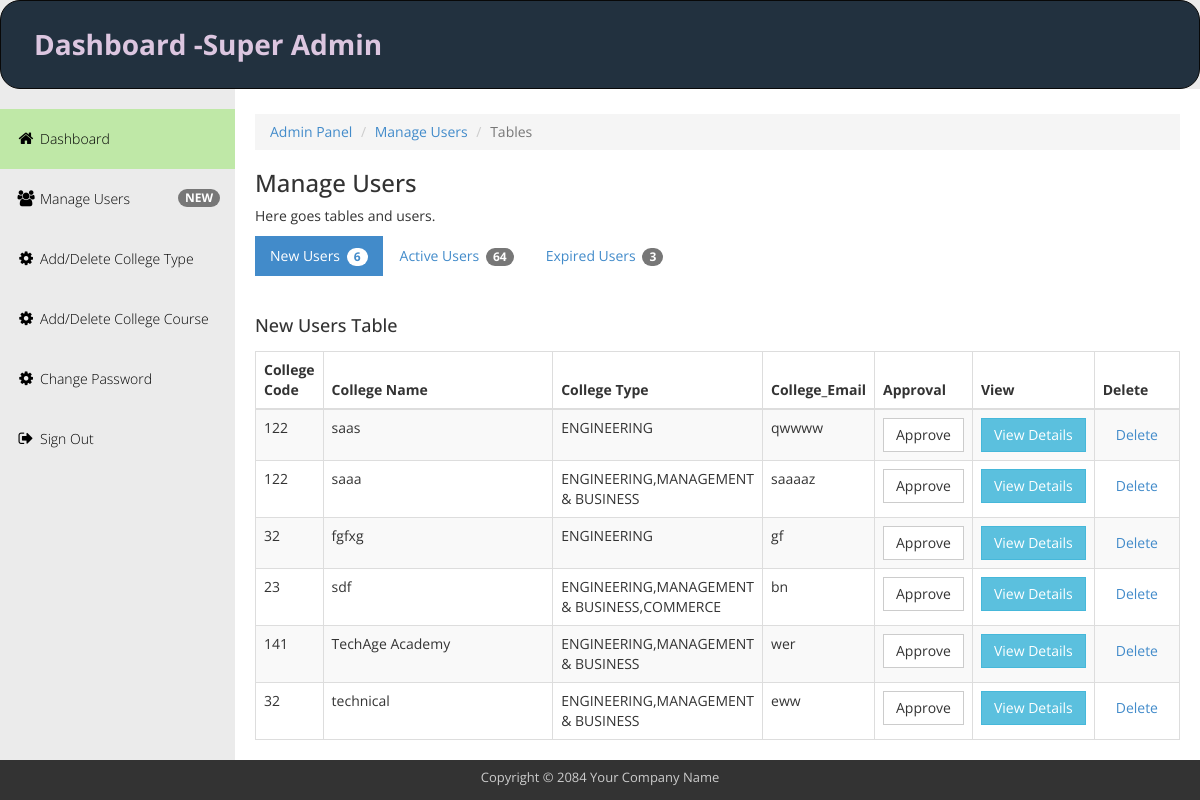
Page /SuperAdmin/tables.php (signed in) on the committed database.
### tables this page shows
CREATE TABLE IF NOT EXISTS `college_detail` (
  `id` int(15) NOT NULL,
  `college_code` int(10) NOT NULL,
  `college_name` varchar(150) NOT NULL,
  `college_rank` int(200) NOT NULL,
  `college_type` varchar(100) NOT NULL,
  `college_est` int(15) NOT NULL,
  `college_courses` varchar(100) NOT NULL,
  `college_faculty` int(20) NOT NULL,
  `college_batch` int(15) NOT NULL,
  `college_pcompany` varchar(40) NOT NULL,
  `college_approved` varchar(40) NOT NULL,
  `college_admode` varchar(20) NOT NULL,
  `college_hostel` varchar(20) NOT NULL,
  `college_hosac` varchar(20) NOT NULL,
  `college_library` varchar(20) NOT NULL,
  `college_address` varchar(50) NOT NULL,
  `college_city` varchar(150) NOT NULL,
  `college_state` varchar(150) NOT NULL,
  `college_pincode` int(6) NOT NULL,
  `college_rlystn` int(4) NOT NULL,
  `college_busstn` int(6) NOT NULL,
  `college_website` varchar(50) NOT NULL,
  `college_contact` int(10) NOT NULL,
  `college_email` varchar(50) NOT NULL,
  `password` varchar(100) NOT NULL,
  `approved` int(2) NOT NULL DEFAULT '0',
  `deleted` int(2) NOT NULL DEFAULT '0',
  `deleted_by` varchar(250) NOT NULL,
  `total_rate` int(250) NOT NULL DEFAULT '0',
  `total_count` int(250) NOT NULL DEFAULT '0',
  `ratings` int(250) NOT NULL DEFAULT '0',
  `visited` int(100) NOT NULL DEFAULT '0',
  `meta` varchar(500) NOT NULL
);

### SuperAdmin/tables.php (the view, shortened to what this page needs)
<?php
$sql_new = "SELECT * FROM college_detail WHERE approved= 0 AND deleted= 0";
$result_new = mysql_query($sql_new) OR DIE(mysql_error());
$count_new  = mysql_num_rows($result_new);
$sql_active = "SELECT * FROM college_detail WHERE approved= 1 AND deleted= 0";
$result_active = mysql_query($sql_active) OR DIE(mysql_error());
$count_active  = mysql_num_rows($result_active);
$sql_expired = "SELECT * FROM college_detail WHERE deleted= 1 AND approved= 0";
$result_expired = mysql_query($sql_expired) OR DIE(mysql_error());
$count_expired  = mysql_num_rows($result_expired);
?>
<!DOCTYPE html>
<head>
  <link rel="stylesheet" href="css/templatemo_main.css">
</head>
<body>
  <div class="navbar navbar-inverse" role="navigation">
      <div class="navbar-header">
        <div class="logo"><h1>Dashboard -Super Admin</h1></div>
      </div>
    </div>
    <div class="template-page-wrapper">
      <div class="navbar-collapse collapse templatemo-sidebar">
        <ul class="templatemo-sidebar-menu">
          <li class="active"><a href="index.php"><i class="fa fa-home"></i>Dashboard</a></li>
          <li><a href="tables.php"><i class="fa fa-users"></i><span class="badge pull-right">NEW</span>Manage Users</a></li>
          <li><a href="add_college_type.php"><i class="fa fa-cog"></i>Add/Delete College Type</a></li>
          <li><a href="add_college_courses.php"><i class="fa fa-cog"></i>Add/Delete College Course</a></li>
          <li><a href="change_password.php"><i class="fa fa-cog"></i>Change Password</a></li>
          <li><a href="javascript:;" data-toggle="modal" data-target="#confirmModal"><i class="fa fa-sign-out"></i>Sign Out</a></li>
        </ul>
      </div>
      <div class="templatemo-content-wrapper">
        <div class="templatemo-content">
          <ol class="breadcrumb">
            <li><a href="index.html">Admin Panel</a></li>
            <li><a href="#">Manage Users</a></li>
            <li class="active">Tables</li>
          </ol>
          <h1>Manage Users</h1>
          <p>Here goes tables and users.</p>
          <div class="row margin-bottom-30">
            <div class="col-md-12">
              <ul class="nav nav-pills">
                <li class="active"><a href="tables.php">New Users <span class="badge"><?php echo $count_new; ?></span></a></li>
                <li><a href="tables_active.php">Active Users <span class="badge"><?php echo $count_active; ?></span></a></li>
                <li><a href="tables_expired.php">Expired Users <span class="badge"><?php echo $count_expired; ?></span></a></li>
            </div>
          </div>
          <div class="row">
            <div class="col-md-12">
              <div class="table-responsive">
                <h4 class="margin-bottom-15">New Users Table</h4>
                <table class="table table-striped table-hover table-bordered">
                  <thead>
                    <tr>
                      <th>College Code</th>
                      <th width="300px">College Name</th>
                      <th>College Type</th>
                      <th>College_Email</th>
                      <th>Approval</th>
                      <th>View</th>
                      <th>Delete</th>
                    </tr>
                  </thead>
                  <tbody>
                    <?php while($row_new = mysql_fetch_array($result_new)) { ?>
                    <tr>
                      <td><?php echo $row_new['college_code'];   ?></td>
                      <td><?php echo $row_new['college_name'];   ?></td>
                      <td><?php echo $row_new['college_type'];   ?></td>
                      <td><?php echo $row_new['college_email'];   ?></td>
                      <td><a href="http://localhost/shashank/SuperAdmin/tables.php?code=<?php echo $row_new['college_email']; ?>" name="approve" class="btn btn-default">Approve</a></td>
                      <td>
                        <div class="btn-group">
                          <a href= "../college_details.php?" ><button type="button" class="btn btn-info">View Details</button></a>
                        </div>
                      </td>
                      <td><a href="http://localhost/shashank/SuperAdmin/tables.php?code2=<?php echo $row_new['id']; ?>" name="Delete" class="btn btn-link">Delete</a></td>
                    </tr>
                    <?php } ?>
                  </tbody>
                </table>
              </div>
          </div>
        </div>
      </div>
      <footer class="templatemo-footer">
        <div class="templatemo-copyright">
          <p>Copyright &copy; 2084 Your Company Name </p>
        </div>
      </footer>
    </div>
</div>
  </body>
</html>

### SuperAdmin/css/templatemo_main.css (style rules this page uses)
* { font-family: 'Open Sans', sans-serif; }
body { background-color: rgb(235,235,235); }
h1 { font-size: 24px; }
.logo { display: inline-block; }
.logo h1 { font-size: 28px; font-weight: bolder; margin: 10px 15px; color: #dcc6e0; padding: 18px; }
.templatemo-content-wrapper { float: left; width: 100%; }
.templatemo-content { margin-left: 235px; margin-top: 0px; min-height: 600px; padding: 25px 20px 0 20px; background-color: white; overflow-x: hidden; }
.templatemo-footer { clear: both; font-size: 13px; padding: 8px 0 5px 0; text-align: center; color: #ccc; background-color: #333; }
.margin-bottom-15 { margin-bottom: 15px; }
.margin-bottom-30 { margin-bottom: 30px; }
.navbar { margin-bottom: 0; border-radius: 20px; background-color: #22313f; }
.navbar-header { color: rgb(127,127,127); }
.templatemo-sidebar { padding: 0; margin-top: 20px; }
.templatemo-sidebar .templatemo-sidebar-menu { list-style: none; margin: 0; padding: 0; }
.templatemo-sidebar .templatemo-sidebar-menu > li { display: block; margin: 0; padding: 0; border: 0px; }
.templatemo-sidebar .templatemo-sidebar-menu > li > a { display: block; position: relative; margin: 0; border: 0px; padding: 20px 15px; text-decoration: none; font-size: 14px; font-weight: 300; }
.templatemo-sidebar-menu a { color: black; }
.templatemo-sidebar .templatemo-sidebar-menu >li.active, .templatemo-sidebar .templatemo-sidebar-menu>li>a:hover { background-color: rgb(191, 232, 167); }
.templatemo-sidebar .templatemo-sidebar-menu > li > a > i { font-size: 16px; top: 2px; margin-top: 1px; margin-left: 1px; margin-right: 4px; display: inline-block; width: 1.25em; text-align: center; }
.nav-pills>li>a, .nav-tabs>li>a, .alert, .progress, .panel, .btn, .panel-group .panel, .form-control, .modal-content, .breadcrumb { border-radius: 0; }
@media screen and (min-width: 992px) { .templatemo-sidebar { width: 235px; float: left; position: relative; margin-right: -100%; } }

### rows in the picture
college_detail: college_code "122", college_name "saas", college_type "ENGINEERING", college_email "qwwww"
college_detail: college_code "122", college_name "saaa", college_type "ENGINEERING,MANAGEMENT & BUSINESS", college_email "saaaaz"
college_detail: college_code "32", college_name "fgfxg", college_type "ENGINEERING", college_email "gf"
college_detail: college_code "23", college_name "sdf", college_type "ENGINEERING,MANAGEMENT & BUSINESS,COMMERCE", college_email "bn"
college_detail: college_code "141", college_name "TechAge Academy", college_type "ENGINEERING,MANAGEMENT & BUSINESS", college_email "wer"
college_detail: college_code "32", college_name "technical", college_type "ENGINEERING,MANAGEMENT & BUSINESS", college_email "eww"

### other values in the picture
$count_new "6"
$count_active "64"
$count_expired "3"
